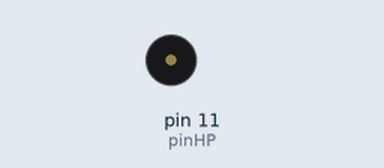
Recording of a sketch running on a simulated Arduino Uno, built with avr-gcc and run on an emulated ATmega328P. Shown: buzzer (waves = sounding).

Above: at 0.1 s.
Timing chart, 0 to 0.1 s (numbered marks = the images above):
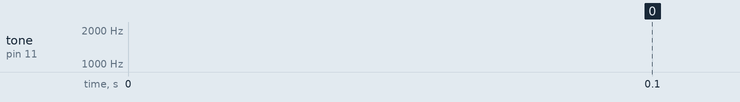

The sketch:

Alarme.ino
```cpp
int pinHP = 11;
int sens = 1;
int note = 1000;
void setup() {
 pinMode(pinHP, OUTPUT);
}
void loop() {
 if (note > 2000 || note < 500) {
   sens *= -1;
 }
 note += sens;
 tone(pinHP, note);
}
```
